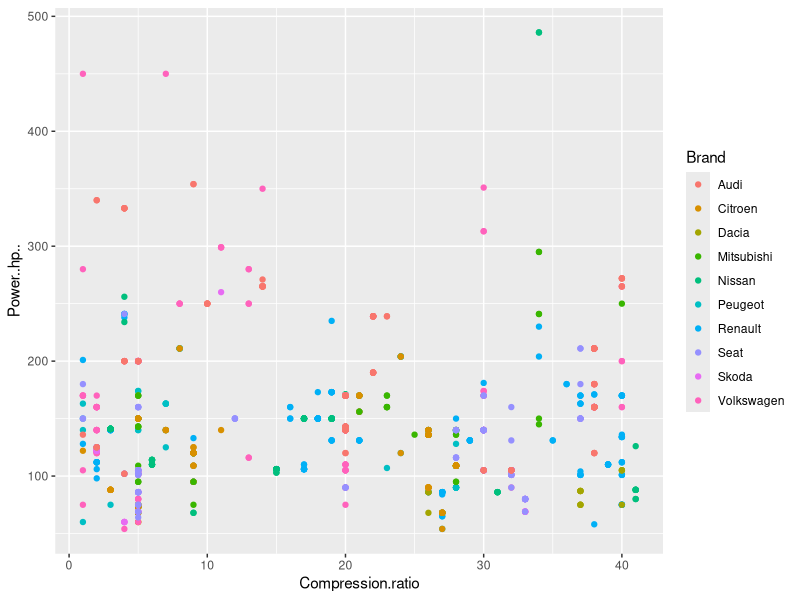

This chart was generated by the following R code:
car_data <- read.csv("Vehicle_data.csv")
str(car_data)
View(car_data)

cor(car_data$Power..hp.., car_data$Average.fuel.consumption..l.100.km.)

library(ggplot2)

qplot(Compression.ratio, Power..hp.., data = car_data, colour = Brand)

t.test(car_data$Power..hp.. ~ car_data$Traction.type)

car_table1 <- table(car_data$Brand, car_data$Traction.type)
print(car_table1)

chisq.test(car_table1)
